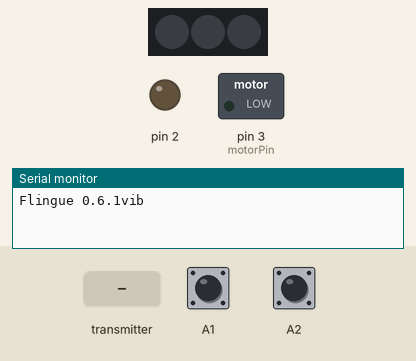
Recording of a sketch running on a simulated Arduino Uno, built with avr-gcc and run on an emulated ATmega328P. On the bench: 3 RGB LEDs in strip order, left to right, switched loads named in the sketch (green lamp = pin HIGH), output pins drawn as LEDs (lit = HIGH), the last lines printed to the serial monitor. The inputs (shaded band) are chosen by the test bench; at power-on: A1 HIGH, A2 HIGH. Dim RGB values are drawn brighter than linear; no radio packets arrive unless stated.

Above: at 1.2 s.
1.3 s: the transmitter starts sending par = shootFB
At 2.72 s:
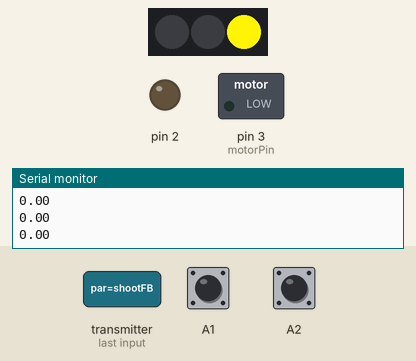
At 3.71 s:
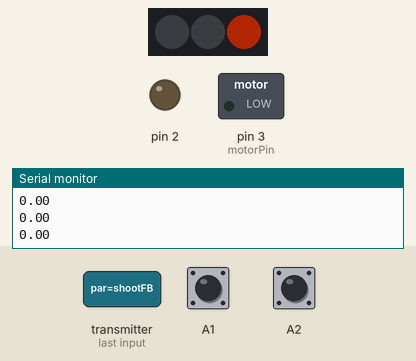
4.3 s: A1 pulled LOW for 0.15 s
7.3 s: A2 pulled LOW for 0.15 s
Timing chart, 0 to 16.3 s (numbered marks = the images above; inputs shaded):
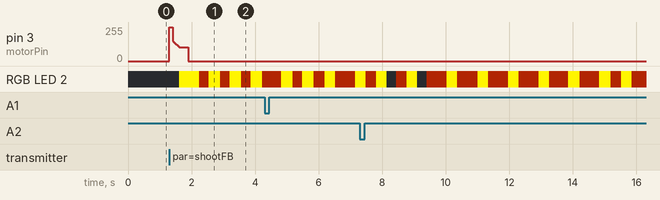

Measured:
- after the input at 1.3 s, RGB LED 2: off → RGB(255, 245, 0) after 0.31 s, then repeats every 0.66 s: RGB(58, 12, 1) 0.30 s, RGB(255, 245, 0) 0.36 s

The sketch:

flingue_0.6.1.vib.ino
```cpp
#include <IRremote.h>
#include <SPI.h>      // Pour la communication via le port SPI
#include <nRF24L01.h> // Pour les définitions des registres du nRF24L01
#include "RF24.h"

bool cosplayMode = 0 ;

//Neopixel
#include <Adafruit_NeoPixel.h>
//#define PIN 6 //pin number that you have connected your data pin to
#define PixCanon 3 //number of neopixels you have connected
Adafruit_NeoPixel stripCanon = Adafruit_NeoPixel(PixCanon, 6, NEO_GRB + NEO_KHZ800); //1. nuber defines number of pixels you have connected, 2. is number of the pin your data is connected to, 3 and 4 are other arguments but use these as they are default for most neopixels but refet to datasheet for other options

//Vibreur
int motorPin = 3 ;


//infrarouge
int RECV_PIN = 5;
IRrecv irrecv(RECV_PIN);
decode_results results;

//Radio nrf24L01
RF24 radio(9,10);  // make sure this corresponds to the pins you are using : SCL SO
byte addresses[][8] = {"hub","flingue"};
int chan = 1 ;

//traitement message entré IR
bool write_message = LOW ;      //si détecté un ":", il concatène la suite
char messActual[10] = " ";
String strMessActual ;          // pour conversion
int tempsBuffer ;
int posCharRcv ;
int lgMess = 3 ;                //taille du message (trouver un standard)

//entité ciblée (tag)
String cible ;                     //cible actuelle
String oldCible ;                  //cible avant

//bool cibleConfirmee = LOW ;

unsigned long faireMessageCible ;   //uniquement pour réception char
//unsigned long gateCible ;         //pour la cible en elle-même
unsigned long resetCible ;          //décision de perdre la cible


//données
String inMessage ;
char IDObject[8] = ":pistol";
char IDHub[8]    = "!11";  //111111
char charCible[8];
bool process ;
int redNP ;
int greNP ;
int bluNP ;


//gâchette
bool mireCible ;
bool panFlag = HIGH ;
bool reloadFlag = HIGH ;
unsigned long debounceGachette ;
unsigned long debounceReload ;

int messRCVhF ;


void raz() {
    posCharRcv = 0 ;  //retour chariot
    cible = "!vide" ;
    strMessActual = "arf" ;      //strMessActual.remove(0);
    for (int i=0 ; i<lgMess; i++) {messActual[i] = '\0' ;}
    write_message = LOW;
}

typedef struct{
  char from[8];
  //char to[8];
  char par[8];
  float val;
}
packet;

packet sendBox ;
packet receiveBox ;
packet uncertainBox;

void contenuSend(){
  Serial.print("J'envoie : FROM = ");
  Serial.print(sendBox.from);
//  Serial.print(" TO = ");
//  Serial.print(sendBox.to);
  Serial.print(" par = ");
  Serial.print(sendBox.par);
  Serial.print(" val = ");
  Serial.println(sendBox.val);
}

void contenuReceive(){
  Serial.print("Je recois : FROM = ");
  Serial.print(receiveBox.from);
//  Serial.print(" TO = ");
//  Serial.print(receiveBox.to);
  Serial.print(" par = ");
  Serial.print(receiveBox.par);
  Serial.print(" val = ");
  Serial.println(receiveBox.val);
}

void contenuUncertain(){
  Serial.print(" FROM = ");
  Serial.print(uncertainBox.from);
//  Serial.print(" TO = ");
//  Serial.print(uncertainBox.to);
  Serial.print(" par = ");
  Serial.print(uncertainBox.par);
  Serial.print(" val = ");
  Serial.println(uncertainBox.val);
}


#include "feedback.h"
#include "feedbackVib.h"

//////////////////////////////////////////////////////////////////////////////////////////////////////
/////////////////////////////////////////////Setup////////////////////////////////////////////////////
//////////////////////////////////////////////////////////////////////////////////////////////////////

void setup()
{
  strcpy( sendBox.from, IDObject );
  //strcpy( sendBox.to, IDHub );

  Serial.begin(9600);

  //Communications RF
  radio.begin();
  //radio.setAutoAck(true);
  radio.setPALevel(RF24_PA_MIN);
  //radio.setDataRate(RF24_2MBPS);
  //radio.setChannel(10);
  //radio.openWritingPipe(pipes[0]);
  //radio.openReadingPipe(1,pipes[1]);
  radio.setChannel(chan);

  radio.openWritingPipe(addresses[0]);        // Both radios listen on the same pipes by default, but opposite addresses
  radio.openReadingPipe(1,addresses[1]);

  radio.startListening();
  //Communications RF

  stripCanon.begin();
  stripCanon.setBrightness(255);
  stripCanon.show();

  irrecv.enableIRIn(); // Start the receiver
  pinMode(A1, INPUT_PULLUP);
  pinMode(A2, INPUT_PULLUP);
  pinMode(2, OUTPUT);
  digitalWrite(2, LOW);

  Serial.println("Flingue 0.6.1vib");
}

//////////////////////////////////////////////////////////////////////////////////////////////////////
/////////////////////////////////////////////Loop/////////////////////////////////////////////////////
//////////////////////////////////////////////////////////////////////////////////////////////////////

void loop() {
  if (Serial.available()) inMessage = Serial.readStringUntil('}');

//if (inMessage == "debug") {Serial.println("debug");}

oldCible = cible ;
//////////////////////////////////////////Traitement du message infrarouge///////////////////////////////////////

//irrecv.resume();
//détection Ir : faisage de message
  if (irrecv.decode(&results)) {
     //Serial.println(char(results.value));
     irrecv.resume(); //à garder ici (???)
     if (char(results.value) == '!') {write_message = HIGH;}
        if (write_message) {
        messActual[posCharRcv] = char(results.value) ;  //concaténation
        strMessActual = String(messActual) ;            //conversion en String
        irrecv.resume();
        //Serial.print(messActual[posCharRcv]);
        posCharRcv++ ;
        resetCible = millis() + 100;                    //délai avant perte de cible 300 à la base. 200 ensuite 150 au moins
        faireMessageCible = millis() + 50 ;             //délai avant de confirmer message
        //Serial.print(posCharRcv); Serial.print(" ");
        //Serial.print(strMessActual); Serial.print(" ");
        //Serial.println(strMessActual.length());
        }
    }


//message trop long : erreur et vide
if (strMessActual.length() > lgMess) {
  raz();
  write_message = LOW;
  //if (cosplayMode) {stripCanon.setPixelColor(0, 237, 127, 16); stripCanon.show(); }
  }


//message valide
if (faireMessageCible < millis() || strMessActual.length() == lgMess ) {
    if (strMessActual.length() == lgMess && strMessActual.charAt(0) == '!' ) {   //si bonne taille et commence par bon marqueur cible
    posCharRcv = 0 ;  //retour chariot
    //strMessActual[9]='\0';
    cible = String(messActual) ;


      for (int i=1 ; i<lgMess; i++) {
        if (isDigit(messActual[i])) {}
        else {cible = "!vide";} //
      }

    strMessActual.remove(0);
    for (int i=0 ; i<lgMess; i++) {messActual[i] = '\0' ;}
    write_message = LOW;
    //Serial.println("Ok");
    if (cosplayMode) {stripCanon.setPixelColor(0, 0, 255, 0); stripCanon.show(); }
    }

  }


//timeout ou message trop long: grosse galère, je compte sur le || strMessActual.length() == lgMess pour éviter ça
if (resetCible < millis() || strMessActual.length() > lgMess ) {
  raz();
  if (cosplayMode) {stripCanon.setPixelColor(0, 0, 0, 0); stripCanon.show(); }
  //cible = "vide";
}

////////////////////////////////////////////////////////////////////////
////////////////////////////////////ENVOIS//////////////////////////////
////////////////////////////////////////////////////////////////////////


////////////////////////////////////Envoi action c : cible (vise)
if (cible != oldCible) {   //problème avec cible != oldCible  // && cible != "vide"
    //Serial.println(cible);
    for (int i=0; i<7; i++) {  //pour l'envoi et la conversion en char
      charCible[i] = cible.charAt(i);//strMessActual[i] ;
      charCible[i+1] = '\0';
      }


    strcpy(sendBox.par, charCible);
    //sendBox.par = charCible ;
    sendBox.val = 1;

    radio.stopListening();
    radio.write( &sendBox, sizeof(sendBox) );
    radio.startListening();
}


////////////////////////////////////Envoi action a : tir
if (digitalRead(A1) == LOW && panFlag == HIGH && millis() > debounceGachette) {
  Serial.println("Pan !");

  radio.stopListening();
  strcpy( sendBox.par, "trigger"); sendBox.val = 1; radio.write( &sendBox, sizeof(sendBox) );
  radio.startListening();

  panFlag = LOW ;
  debounceGachette = millis() + 20;
  }
//on libère la gachette pour le prochain loop
if (digitalRead(A1) == HIGH && millis() > debounceGachette)
  {
      if (!panFlag){
      radio.stopListening();
      strcpy( sendBox.par, "trigger"); sendBox.val = 0; radio.write( &sendBox, sizeof(sendBox) );
      radio.startListening();
      }
  panFlag = HIGH ;
  debounceGachette = millis() + 50;
  }

////////////////////////////////////Envoi action b : rechargement
if (digitalRead(A2) == LOW && millis() > debounceReload) {

  if(panFlag == HIGH){
    Serial.println("Rechargement");

    radio.stopListening();
    strcpy( sendBox.par, "reload"); sendBox.val = 1; radio.write( &sendBox, sizeof(sendBox) );
    radio.startListening();
    }
  debounceReload = millis() + 500 ;
  }

if (millis() > debounceReload) {
  reloadFlag = HIGH ;
}

//////////////////////////////////////Feedback
  if (radio.available() )
  {
      radio.read( &receiveBox, sizeof(receiveBox) );
      //if (String(uncertainBox.to).equals(IDObject) && String(uncertainBox.from).equals(IDHub) ) {
        //receiveBox = uncertainBox ;
        //contenuUncertain();
        //contenuReceive();
        process=1;
        //}
  }

String recFromString = String(receiveBox.from) ;    //pour aussi remettre à 0 la receiveBox
String recparString=String(receiveBox.par);


  if (process) {  //recToString == IDObject &&
      //Serial.println(receiveBox.to); Serial.println(receiveBox.par);
    if (recparString == "shootFB") {shootFb(0); tokenShoot=1; shootVibToken=1; }
    if (recparString == "rldFB") {tokenReload=1;}
    if (recparString == "sightFB") {
        stripCanon.setPixelColor(1, 0, 0, 100 * receiveBox.val);
        stripCanon.show();
      }
    if (recparString.startsWith("NP")){
      int NPled = recparString.charAt(6) - 48;
        if (recparString.startsWith("NPRed")) {redNP = receiveBox.val; stripCanon.setPixelColor(NPled, 0, 0, 0);}
        if (recparString.startsWith("NPGre")) {greNP = receiveBox.val;}
        if (recparString.startsWith("NPBlu")) {bluNP = receiveBox.val;

        stripCanon.setPixelColor(NPled, redNP, greNP, bluNP);
        stripCanon.show();
        //Serial.print(redNP); Serial.print(" "); Serial.print(greNP); Serial.print(" "); Serial.println(bluNP);
        }
    }

  process = 0;
  }

//Serial.println(reception.trigger);
if (tokenShoot) {shootFb();}
if (shootVibToken) {shootVibFb();}


}
```

feedback.h
```cpp
bool tokenSight;
bool tokenReload;
bool tokenShoot = 0 ;
void shootFb(int cmd = 1){

  static bool effetStopFlag ;
  static unsigned long chrono ;
  static unsigned long timeTag ;
  static int red ;
  static int green ;
  static int blue ;
  static float bright ;
  static int TC0 = 0 ;
  static int TC1 = 10 ;
  static int TC2 = 40 ;
  static int TC3 = 200 ;
  static int pixCanon = 3;


if (!cmd) {
  effetStopFlag=0;   //OSEF
  timeTag= 0;
}

  if (millis()-100>chrono+timeTag) {timeTag=millis();}
  chrono=millis() - timeTag;

  //Serial.print(chrono); Serial.print(" "); Serial.print(millis()); Serial.print(" "); Serial.println(timeTag);

  if (chrono>TC0 && chrono<TC1) {
    red=0;
    green=0;
    blue=0;

    stripCanon.setPixelColor(2, red, green, blue);
    stripCanon.show();
    }

  if (chrono>TC1 && chrono<TC2){
    red=255;
    green=245;
    blue=0;

    stripCanon.setPixelColor(2, red, green, blue);
    stripCanon.show();
    }

  if (chrono>TC2 && chrono<TC3) {
  bright = (TC3-chrono)/5;

  red=190*bright/100;
  green=40*bright/100;
  blue=5*bright/100;

  red=constrain(red, 0, 255);
  green=constrain(green, 0, 255);
  blue=constrain(blue, 0, 255);

  stripCanon.setPixelColor(2, red, green, blue);
  stripCanon.show();
  }
  if (chrono>TC3) {
    red=0;
    green=0;
    blue=0;

    stripCanon.setPixelColor(2, red, green, blue);
    stripCanon.show();

    tokenShoot=LOW;
    }

}
```

feedbackVib.h
```cpp
bool shootVibToken = LOW ;

void shootVibFb(){

  static bool effetStopFlag ;
  static unsigned long chrono ;
  static unsigned long timeTag ;
  static int red ;
  static int green ;
  static int blue ;
  static float vibreur ;
  static int TC0 = 0 ;
  static int TC1 = 70 ;
  static int TC2 = TC1 + 20 ;
  static int TC3 = TC2 + 500 ;
  static bool refresh ;
  static unsigned long nextRefresh ;

  static int TC4 ;

  if (chrono > nextRefresh ) {refresh = true;}

  if (millis()-100>chrono+timeTag) {timeTag=millis(); refresh = true ;}
  chrono=millis() - timeTag;


  if (chrono>TC0 && chrono<TC1 ) {


      vibreur = 255 ;//map(chrono, TC0, TC1, 40, 255) ;
      Serial.println(vibreur);

      analogWrite(motorPin, vibreur);

      refresh = false;
      nextRefresh = chrono + 100 ;

  }
  if (chrono>TC1 && chrono<TC2 ) {


      //vibreur = random(40, 255) ;
      vibreur = 255 ;
      Serial.println(vibreur);

      analogWrite(motorPin, vibreur);

      refresh = false;
      nextRefresh = chrono + 200 ;
  }
  if (chrono>TC2 && chrono<TC3 ) {  //&& refresh


      vibreur = map(chrono, TC2, TC3, 150, 40) ;
      Serial.println(vibreur);
      analogWrite(motorPin, vibreur);

      refresh = false;
      nextRefresh = chrono + 100 ;
  }
  if (chrono>TC3 ) {
      shootVibToken=LOW;
      vibreur = 0 ;
      Serial.println(vibreur);
      analogWrite(motorPin, vibreur);

  }
};
```
